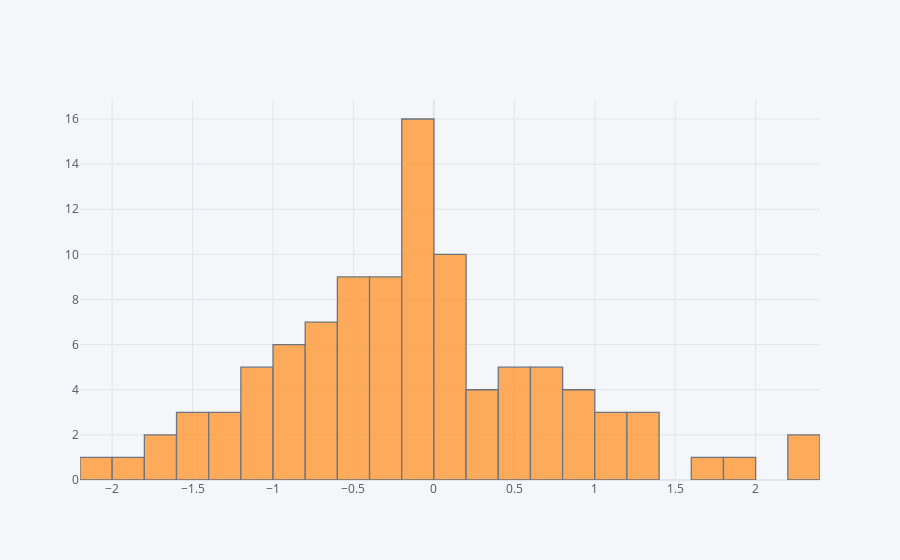

Source (notebook cell):
### Markdown cell above
## histogram

### Code cell
df['A'].iplot(kind='hist',bins=25)

### Figure 1 — Plotly figure (JSON) as saved in the notebook; plotly's stock layout.template omitted (floating-point values rounded to 4 significant figures)
{"data": [{"histfunc": "count", "histnorm": "", "marker": {"color": "rgba(255, 153, 51, 1.0)", "line": {"color": "#4D5663", "width": 1.3}}, "name": "A", "nbinsx": 25, "opacity": 0.8, "orientation": "v", "type": "histogram", "x": [1.841, -0.01437, -0.6942, 2.224, 0.9994, -0.02962, 0.4416, 0.08466, -1.012, 1.219, -0.542, -0.5315, 0.1239, -0.1722, -0.3691, -1.59, -0.08619, -0.772, 1.094, -0.754, -0.9055, 0.9994, -0.6442, -1.621, -0.1663, -0.852, 1.081, -0.08639, -0.3523, -0.04222, -0.2028, -0.1675, -0.1003, -0.1614, -0.5152, -2.062, -0.4152, -0.07356, -0.1413, -0.838, -0.4133, 1.236, -0.1259, -0.1129, 0.6115, -0.4134, 1.333, -0.5308, 0.7224, -0.839, -0.7883, -1.297, 0.9603, -1.861, -0.8711, -1.006, -0.3343, 0.3838, 0.4287, 2.289, -1.087, 0.7788, 0.2562, 0.6204, 0.04212, -0.2646, -0.2734, 0.6877, 1.677, 0.9146, 0.1563, 0.5375, 0.3131, -1.459, -0.2753, -1.373, 0.0007897, -0.3977, 1.108, -1.673, -1.399, -0.9771, -0.5418, -0.6726, 0.1629, -1.122, -1.583, -0.0125, -0.225, 0.238, 0.1476, 0.1043, 0.4321, -0.1476, 0.5954, -1.099, 0.1, -0.7305, -0.4652, 0.1806]}], "layout": {"barmode": "overlay", "legend": {"bgcolor": "#F5F6F9", "font": {"color": "#4D5663"}}, "paper_bgcolor": "#F5F6F9", "plot_bgcolor": "#F5F6F9", "title": {"font": {"color": "#4D5663"}}, "xaxis": {"gridcolor": "#E1E5ED", "showgrid": true, "tickfont": {"color": "#4D5663"}, "title": {"font": {"color": "#4D5663"}, "text": ""}, "zerolinecolor": "#E1E5ED"}, "yaxis": {"gridcolor": "#E1E5ED", "showgrid": true, "tickfont": {"color": "#4D5663"}, "title": {"font": {"color": "#4D5663"}, "text": ""}, "zerolinecolor": "#E1E5ED"}}}
